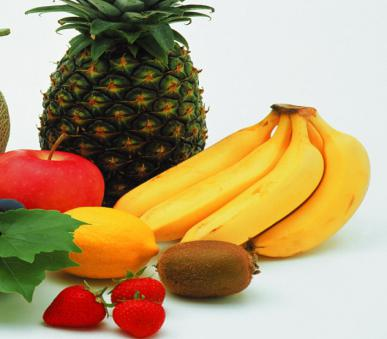
#> input picture Test1/image.png, 387 x 339 px
$ jupyter execute HSV.ipynb
#> lines starting #> are read from the running program, lines starting #| are printed output that depends on the picture; after the words box and inside, x2 and y2 are one past the last pixel; in counts of white or black regions, pixels touching at a corner belong together
[cell 1]
import cv2

def nothing(x):
    pass

# 创建一个窗口
cv2.namedWindow("Trackbars")
cv2.createTrackbar("H_min", "Trackbars", 0, 180, nothing)
#> slider 'H_min' is set to 36
cv2.createTrackbar("H_max", "Trackbars", 0, 180, nothing)
#> slider 'H_max' is set to 180
cv2.createTrackbar("S_min", "Trackbars", 0, 255, nothing)
#> slider 'S_min' is set to 51
cv2.createTrackbar("S_max", "Trackbars", 0, 255, nothing)
#> slider 'S_max' is set to 255
cv2.createTrackbar("V_min", "Trackbars", 0, 255, nothing)
#> slider 'V_min' is set to 51
cv2.createTrackbar("V_max", "Trackbars", 0, 255, nothing)
#> slider 'V_max' is set to 255

image = cv2.imread("image.png")
#> image is the input picture: shape (339, 387, 3); mean B, G, R 114.5, 156.2, 180.8
hsv = cv2.cvtColor(image, cv2.COLOR_BGR2HSV)
#> hsv: shape (339, 387, 3); mean H, S, V 49.8, 110.6, 186.6

while True:
    h_min = cv2.getTrackbarPos("H_min", "Trackbars")
    h_max = cv2.getTrackbarPos("H_max", "Trackbars")
    s_min = cv2.getTrackbarPos("S_min", "Trackbars")
    s_max = cv2.getTrackbarPos("S_max", "Trackbars")
    v_min = cv2.getTrackbarPos("V_min", "Trackbars")
    v_max = cv2.getTrackbarPos("V_max", "Trackbars")

    # 创建 HSV 的 mask
    lower = (h_min, s_min, v_min)
    upper = (h_max, s_max, v_max)
    mask = cv2.inRange(hsv, lower, upper)
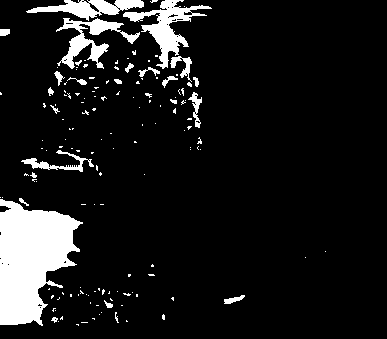
#> mask: shape (339, 387); 10% white; 148 white regions (123 under 20 px), largest, box (x1, y1, x2, y2) and area: (0, 199, 83, 326) 6791, (123, 0, 212, 69) 1703, (56, 18, 140, 69) 1341

    cv2.imshow("Original Image", image)
    cv2.imshow("Mask", mask)

    key = cv2.waitKey(1)
#> (key Esc is pressed here)
    if key == 27:  # 按 ESC 键退出
        break

cv2.destroyAllWindows()
